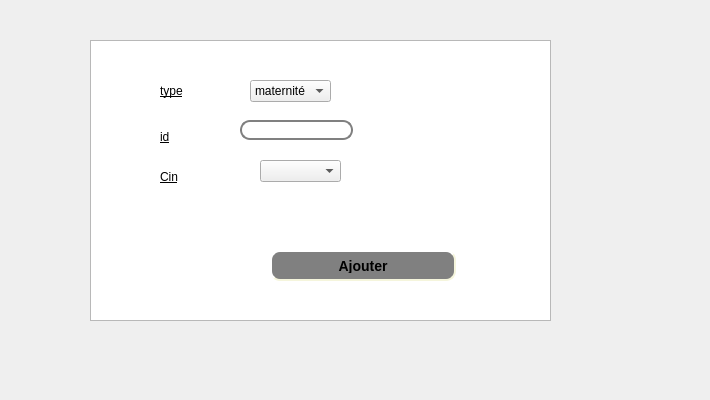
     <widget class="QWidget" name="tab_6">
      <attribute name="title">
       <string>Ajouter un conge</string>
      </attribute>
      <widget class="QTableView" name="tabemploye_4">
       <property name="geometry">
        <rect>
         <x>90</x>
         <y>40</y>
         <width>461</width>
         <height>281</height>
        </rect>
       </property>
      </widget>
      <widget class="QLineEdit" name="lineEdit_id">
       <property name="geometry">
        <rect>
         <x>240</x>
         <y>120</y>
         <width>113</width>
         <height>20</height>
        </rect>
       </property>
       <property name="styleSheet">
        <string notr="true">QLineEdit {
    border: 2px solid gray;
    border-radius: 10px;
    padding: 0 8px;
    background: white;
    selection-background-color: darkgray;
}</string>
       </property>
      </widget>
      <widget class="QPushButton" name="ajoute_cong">
       <property name="geometry">
        <rect>
         <x>270</x>
         <y>250</y>
         <width>186</width>
         <height>31</height>
        </rect>
       </property>
       <property name="styleSheet">
        <string notr="true">QPushButton#ajoute_cong{
    background-color: grey;
    border-style: outset;
    border-width: 2px;
    border-radius: 10px;
    border-color: beige;
    font: bold 14px;
    min-width: 10em;
    padding: 6px;
}
</string>
       </property>
       <property name="text">
        <string>Ajouter</string>
       </property>
      </widget>
      <widget class="QLabel" name="label_24">
       <property name="geometry">
        <rect>
         <x>60</x>
         <y>40</y>
         <width>61</width>
         <height>16</height>
        </rect>
       </property>
       <property name="styleSheet">
        <string notr="true">font: 12pt &quot;Andalus&quot;;
text-decoration: underline;</string>
       </property>
       <property name="text">
        <string/>
       </property>
      </widget>
      <widget class="QLabel" name="label_26">
       <property name="geometry">
        <rect>
         <x>160</x>
         <y>80</y>
         <width>51</width>
         <height>21</height>
        </rect>
       </property>
       <property name="styleSheet">
        <string notr="true">font: 12pt &quot;Andalus&quot;;
text-decoration: underline;</string>
       </property>
       <property name="text">
        <string>type</string>
       </property>
      </widget>
      <widget class="QLabel" name="label_27">
       <property name="geometry">
        <rect>
         <x>160</x>
         <y>130</y>
         <width>47</width>
         <height>13</height>
        </rect>
       </property>
       <property name="styleSheet">
        <string notr="true">font: 12pt &quot;Andalus&quot;;
text-decoration: underline;</string>
       </property>
       <property name="text">
        <string>id</string>
       </property>
      </widget>
      <widget class="QLabel" name="label_12">
       <property name="geometry">
        <rect>
         <x>10</x>
         <y>10</y>
         <width>501</width>
         <height>261</height>
        </rect>
       </property>
       <property name="styleSheet">
        <string notr="true">background-image: url(:/bg.jpg);</string>
       </property>
       <property name="text">
        <string/>
       </property>
       <property name="pixmap">
        <pixmap>../60342173_2276972439287605_1529191567795945472_n.jpg</pixmap>
       </property>
      </widget>
      <widget class="QLabel" name="label_36">
       <property name="geometry">
        <rect>
         <x>160</x>
         <y>170</y>
         <width>47</width>
         <height>13</height>
        </rect>
       </property>
       <property name="styleSheet">
        <string notr="true">font: 12pt &quot;Andalus&quot;;
text-decoration: underline;</string>
       </property>
       <property name="text">
        <string>Cin</string>
       </property>
      </widget>
      <widget class="QComboBox" name="comboBoxconge">
       <property name="geometry">
        <rect>
         <x>260</x>
         <y>160</y>
         <width>81</width>
         <height>22</height>
        </rect>
       </property>
      </widget>
      <widget class="QComboBox" name="comboBoxtype">
       <property name="geometry">
        <rect>
         <x>250</x>
         <y>80</y>
         <width>81</width>
         <height>22</height>
        </rect>
       </property>
       <item>
        <property name="text">
         <string>maternité</string>
        </property>
       </item>
       <item>
        <property name="text">
         <string>maladie</string>
        </property>
       </item>
       <item>
        <property name="text">
         <string>longue durée</string>
        </property>
       </item>
       <item>
        <property name="text">
         <string>engagement associatif</string>
        </property>
       </item>
       <item>
        <property name="text">
         <string>mariage</string>
        </property>
       </item>
       <item>
        <property name="text">
         <string>annuel</string>
        </property>
       </item>
      </widget>
      <widget class="QLabel" name="label_16">
       <property name="geometry">
        <rect>
         <x>-6</x>
         <y>-1</y>
         <width>701</width>
         <height>391</height>
        </rect>
       </property>
       <property name="text">
        <string/>
       </property>
       <property name="pixmap">
        <pixmap>../../Downloads/back.png</pixmap>
       </property>
      </widget>
      <zorder>label_16</zorder>
      <zorder>label_12</zorder>
      <zorder>tabemploye_4</zorder>
      <zorder>lineEdit_id</zorder>
      <zorder>ajoute_cong</zorder>
      <zorder>label_24</zorder>
      <zorder>label_26</zorder>
      <zorder>label_27</zorder>
      <zorder>label_36</zorder>
      <zorder>comboBoxconge</zorder>
      <zorder>comboBoxtype</zorder>
     </widget>
